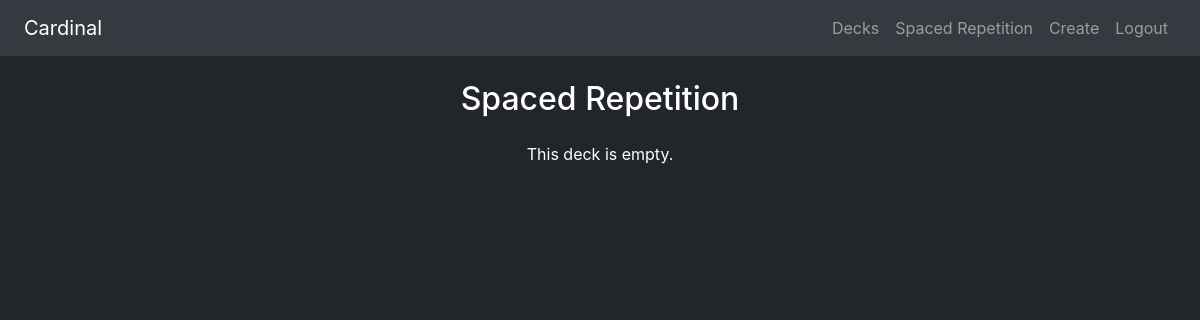
/api/spaced_review (signed in), run on an earlier commit of the app's database.
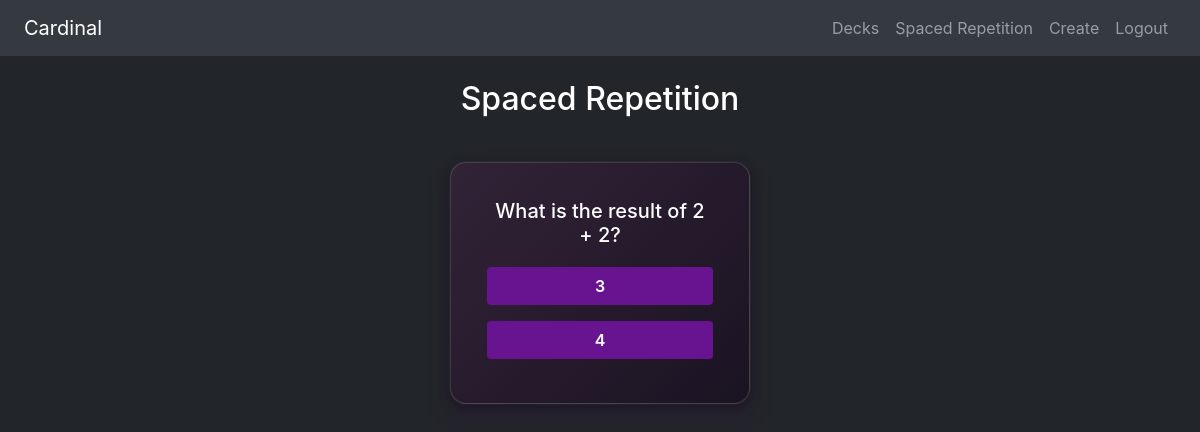
And on a later commit of the database.
### core/models.py (models this page shows, shortened)
class Card(models.Model):
    deck = models.ForeignKey(Deck, on_delete=models.CASCADE, related_name="cards")
    card_data = models.JSONField(null=True, blank=True) # will contain: question, options, description
    created_at = models.DateTimeField(auto_now_add=True)

### core/views.py (the view)
# urls.py: path("spaced_review", views.spaced_review, name="spaced_review"),
@login_required
def spaced_review(request):
    due_cards = get_due_cards_for_user(request.user, limit=50)  # high enough for a session
    paginator = Paginator(due_cards, 1)
    page_number = request.GET.get('page')
    due_cards = paginator.get_page(page_number)
    return render(request, "core/review.html", {
        "cards": due_cards,
        "spaced_mode": True
    })

### core/models.py (called while the page is built)
def get_due_cards_for_user(user, limit=10):
    due_progresses = UserCardData.objects.filter(
        user=user,
        next_due_at__lte=timezone.now()
    ).order_by('next_due_at')[:limit]
    return [progress.card for progress in due_progresses]

### core/templates/core/review.html (shortened to what this page needs)
{% extends "core/layout.html" %}
{% load static %}
{% block body %}
<div class="container text-center my-4">
    {% if spaced_mode %}
        <h2 class="mb-4">Spaced Repetition</h2>
    {% else %}
        <h2 class="mb-4">{{ deck.name }}</h2>
    {% endif %}
    {% if cards %}
        {% with card=cards.object_list.0 %}
            <div class="row justify-content-center">
                <div class="col-12 col-sm-6 col-md-4 mb-4 d-flex justify-content-center">
                    <div class="w-100 borderd_div" style="max-width: 360px;">
                        <div class="card-body text-white p-3 d-flex flex-column justify-content-between h-100">
                            <h5 class="card-title">{{ card.card_data.question }}</h5>
                            {% for key, value in card.card_data.options.items %}
                                {% if value %}
                                    {% if cards.has_next %}
                                        <button
                                            class="btn d-block w-100 my-2 option-btn text-white"
                                            style="background-color: rgb(104, 19, 143);"
                                            onclick="goToNext(correct=true)">
                                            {{ key }}
                                        </button>
                                    {% endif %}
                                {% else %}
                                    <button
                                        id="wrong_btn"
                                        class="btn d-block w-100 my-2 option-btn text-white"
                                        style="background-color: rgb(104, 19, 143);"
                                        onclick="showDescription()">
                                        {{ key }}
                                    </button>
                                {% endif %}
                            {% endfor %}
                        </div>
                    </div>
                </div>
            </div>
        {% endwith %}
    {% else %}
        <p class="text-white">This deck is empty.</p>
    {% endif %}
</div>
{% endblock %}

What changed in the data, as far as the page shows it:
added Card: card_data.question "What is the result of 2 + 2?"
Also different on the page:
new list line: "3"
new list line: "4"
text no longer shown: "This deck is empty."
